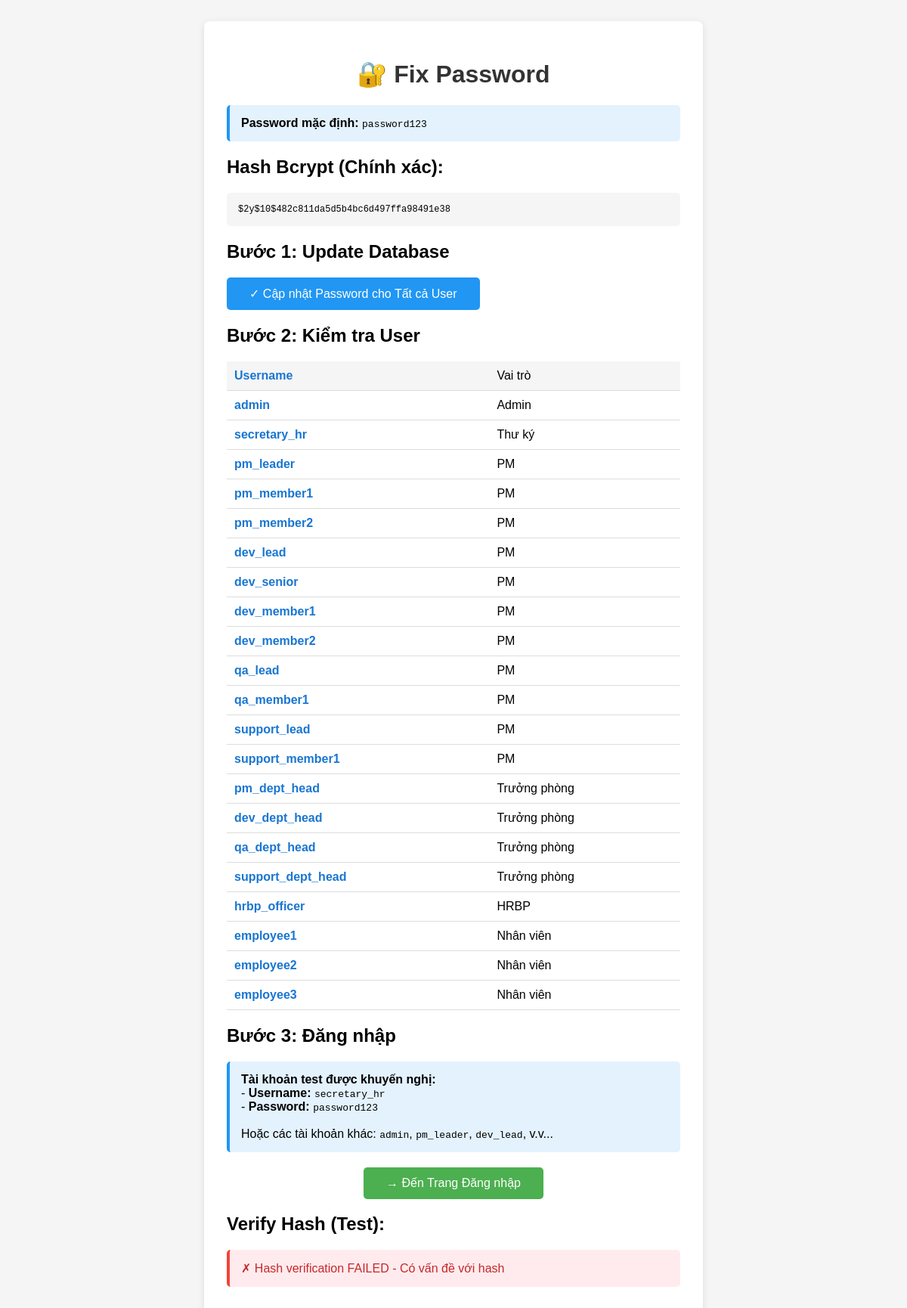
The app's page /kpi-web/fix-password.php with its own data.
### tables this page shows
CREATE TABLE User (
    id INT AUTO_INCREMENT PRIMARY KEY,
    business_unit_id INT,
    username VARCHAR(100) NOT NULL,
    password VARCHAR(255) NOT NULL COMMENT 'Mật khẩu lưu dạng Hash (Bcrypt)',
    role TINYINT NOT NULL COMMENT '1: Admin, 2: Thư ký, 3: PM, 4: Trưởng phòng, 5: HRBP, 6: Nhân viên',
    is_deleted BOOLEAN DEFAULT FALSE,
    FOREIGN KEY (business_unit_id) REFERENCES business_unit(id) ON DELETE SET NULL
);

### kpi-web/fix-password.php (the view, shortened to what this page needs)
<?php
$host = $_ENV['DB_HOST'] ?? 'localhost';
$db = $_ENV['DB_NAME'] ?? 'kpi_system';
$user = $_ENV['DB_USER'] ?? 'root';
$pass = $_ENV['DB_PASS'] ?? '';
try {
    $pdo = new PDO("mysql:host=$host;dbname=$db;charset=utf8mb4", $user, $pass);
    $pdo->setAttribute(PDO::ATTR_ERRMODE, PDO::ERRMODE_EXCEPTION);
} catch (PDOException $e) {
    die("❌ Database connection failed: " . $e->getMessage());
}
$password = "password123";
$correctHash = password_hash($password, PASSWORD_BCRYPT);
?>
<!DOCTYPE html>
<html>
<head>
</head>
<body>
<div class="container">
    <h1>🔐 Fix Password</h1>
    <div class="info">
        <strong>Password mặc định:</strong> <code>password123</code>
    </div>
    <h2>Hash Bcrypt (Chính xác):</h2>
    <div class="hash-box"><?php echo htmlspecialchars($correctHash); ?></div>
    <h2>Bước 1: Update Database</h2>
    <form method="POST">
        <button type="submit" onclick="return confirm('Bạn chắc chắn muốn cập nhật tất cả password?')">
            ✓ Cập nhật Password cho Tất cả User
        </button>
    </form>
    <h2>Bước 2: Kiểm tra User</h2>
    <?php
    $query = "SELECT id, username, role FROM User WHERE is_deleted = 0 ORDER BY role, id";
    $stmt = $pdo->query($query);
    $users = $stmt->fetchAll(PDO::FETCH_ASSOC);
    $roles = [
        1 => 'Admin',
        2 => 'Thư ký',
        3 => 'PM',
        4 => 'Trưởng phòng',
        5 => 'HRBP',
        6 => 'Nhân viên'
    ];
    ?>
    <table>
        <tr style="background: #f5f5f5;">
            <td>Username</td>
            <td>Vai trò</td>
        </tr>
        <?php foreach ($users as $u) : ?>
        <tr>
            <td><?php echo htmlspecialchars($u['username']); ?></td>
            <td><?php echo $roles[$u['role']] ?? 'Unknown'; ?></td>
        </tr>
        <?php endforeach; ?>
    </table>
    <h2>Bước 3: Đăng nhập</h2>
    <div class="info">
        <strong>Tài khoản test được khuyến nghị:</strong><br>
        - <strong>Username:</strong> <code>secretary_hr</code><br>
        - <strong>Password:</strong> <code>password123</code><br>
        <br>
        Hoặc các tài khoản khác: <code>admin</code>, <code>pm_leader</code>, <code>dev_lead</code>, v.v...
    </div>
    <div class="button-group">
        <a href="/KPI/KPI/kpi-web/login" style="background: #4CAF50; color: white; padding: 12px 30px; border-radius: 5px; text-decoration: none; display: inline-block;">
            → Đến Trang Đăng nhập
        </a>
    </div>
    <h2>Verify Hash (Test):</h2>
    <?php
    $testPassword = "password123";
    $isValid = password_verify($testPassword, $correctHash);
    if ($isValid) {
        echo "<div class='success'>✓ Hash verification PASSED - Password123 khớp với hash</div>";
    } else {
        echo "<div class='error'>✗ Hash verification FAILED - Có vấn đề với hash</div>";
    }
    ?>
</div>
</body>
</html>

### kpi-web/fix-password.php (style rules this page uses)
body { font-family: Arial, sans-serif; background: #f5f5f5; padding: 20px; }
.container { max-width: 600px; margin: 0 auto; background: white; padding: 30px; border-radius: 8px; box-shadow: 0 2px 10px rgba(0,0,0,0.1); }
h1 { color: #333; text-align: center; }
.info { background: #e3f2fd; padding: 15px; border-radius: 5px; margin: 20px 0; border-left: 4px solid #2196F3; }
.error { background: #ffebee; padding: 15px; border-radius: 5px; margin: 20px 0; border-left: 4px solid #f44336; color: #c62828; }
.hash-box { background: #f5f5f5; padding: 15px; border-radius: 5px; word-break: break-all; font-family: monospace; font-size: 12px; margin: 15px 0; }
button { background: #2196F3; color: white; padding: 12px 30px; border: none; border-radius: 5px; cursor: pointer; font-size: 16px; }
table { width: 100%; border-collapse: collapse; margin: 20px 0; }
table td { padding: 10px; border-bottom: 1px solid #ddd; }
table td:first-child { font-weight: bold; color: #1976D2; }
.button-group { text-align: center; margin-top: 20px; }

### records on screen
user: username "admin", role "Admin"
user: username "secretary_hr", role "Thư ký"
user: username "pm_leader", role "PM"
user: username "pm_member1", role "PM"
user: username "pm_member2", role "PM"
user: username "dev_lead", role "PM"
user: username "dev_senior", role "PM"
user: username "dev_member1", role "PM"
user: username "dev_member2", role "PM"
user: username "qa_lead", role "PM"
user: username "qa_member1", role "PM"
user: username "support_lead", role "PM"
user: username "support_member1", role "PM"
user: username "pm_dept_head", role "Trưởng phòng"
user: username "dev_dept_head", role "Trưởng phòng"
user: username "qa_dept_head", role "Trưởng phòng"
user: username "support_dept_head", role "Trưởng phòng"
user: username "hrbp_officer", role "HRBP"
user: username "employee1", role "Nhân viên"
user: username "employee2", role "Nhân viên"
user: username "employee3", role "Nhân viên"

### other values on screen
$correctHash "$2y$10$482c811da5d5b4bc6d497ffa98491e38"
